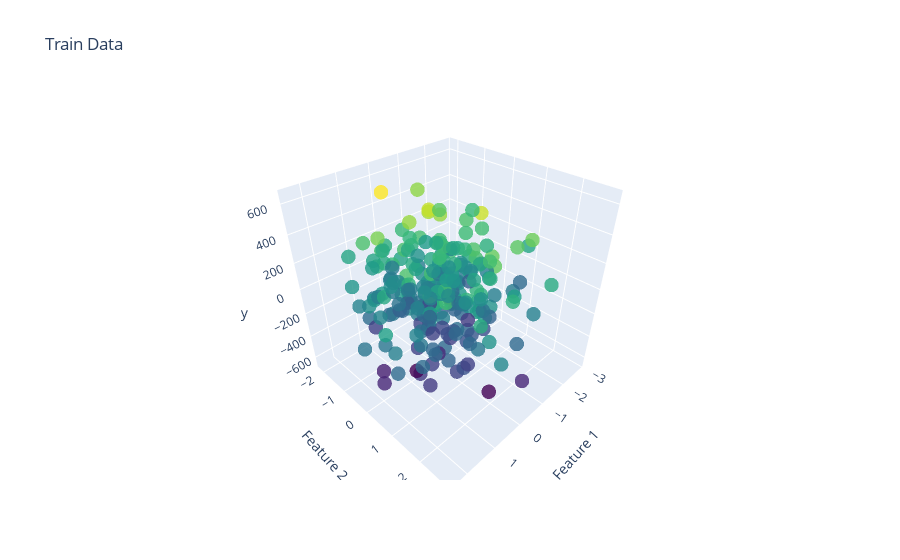
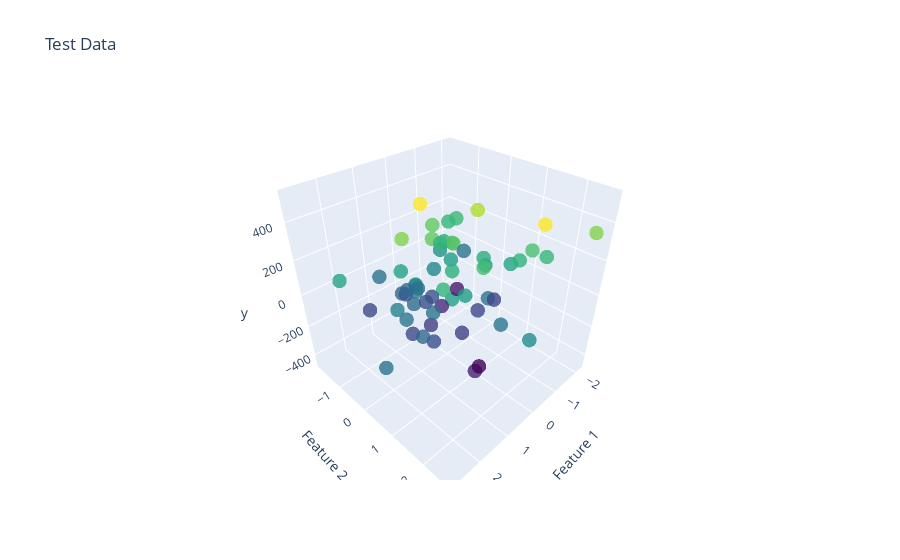

The cell these charts' notebook holds for them, in order:
### Markdown cell above
# Create my own here

### Code cell
import plotly.graph_objects as go
import numpy as np
from sklearn.datasets import make_regression
from sklearn.model_selection import train_test_split
from sklearn.linear_model import RidgeCV

# Generate noisy data with 2 features
X, y = make_regression(n_samples=300, n_features=100, noise=0.2)

# Split the data into train and test sets
X_train, X_test, y_train, y_test = train_test_split(X, y, test_size=0.2, random_state=42)

# Create a 3D scatter plot for the train set
fig_train = go.Figure(data=go.Scatter3d(
    x=X_train[:, 0],
    y=X_train[:, 1],
    z=y_train,
    mode='markers',
    marker=dict(
        size=5,
        color=y_train,
        colorscale='Viridis',
        opacity=0.8
    )
))

# Set axis labels and title for the train set plot
fig_train.update_layout(
    scene=dict(
        xaxis_title='Feature 1',
        yaxis_title='Feature 2',
        zaxis_title='y',
    ),
    title='Train Data'
)

# Create a 3D scatter plot for the test set
fig_test = go.Figure(data=go.Scatter3d(
    x=X_test[:, 0],
    y=X_test[:, 1],
    z=y_test,
    mode='markers',
    marker=dict(
        size=5,
        color=y_test,
        colorscale='Viridis',
        opacity=0.8
    )
))

# Set axis labels and title for the test set plot
fig_test.update_layout(
    scene=dict(
        xaxis_title='Feature 1',
        yaxis_title='Feature 2',
        zaxis_title='y',
    ),
    title='Test Data'
)

# Show the train and test plots
fig_train.show()
fig_test.show()

### Figure 1 — Plotly figure (JSON) as saved in the notebook; plotly's stock layout.template omitted (floating-point values rounded to 4 significant figures; data arrays with more than 128 entries replaced by an {"elided": "..."} marker saying what was removed)
{"data": [{"marker": {"color": {"elided": "240 float values"}, "colorscale": [[0, "#440154"], [0.1111, "#482878"], [0.2222, "#3e4989"], [0.3333, "#31688e"], [0.4444, "#26828e"], [0.5556, "#1f9e89"], [0.6667, "#35b779"], [0.7778, "#6ece58"], [0.8889, "#b5de2b"], [1, "#fde725"]], "opacity": 0.8, "size": 5}, "mode": "markers", "type": "scatter3d", "x": {"elided": "240 float values"}, "y": {"elided": "240 float values"}, "z": {"elided": "240 float values"}}], "layout": {"scene": {"xaxis": {"title": {"text": "Feature 1"}}, "yaxis": {"title": {"text": "Feature 2"}}, "zaxis": {"title": {"text": "y"}}}, "title": {"text": "Train Data"}}}

### Figure 2 — Plotly figure (JSON) as saved in the notebook; plotly's stock layout.template omitted (floating-point values rounded to 4 significant figures)
{"data": [{"marker": {"color": [405.1, 285.2, 84.51, 236.1, -74.26, -279.2, 112.6, 191.9, -242.7, -0.8498, -222.8, 155.0, 90.58, 236.4, 518.5, -83.62, -80.09, 98.27, -364.1, -337.9, -118.9, -234.2, 186.1, 163.4, -386.8, -70.98, -21.22, 18.48, -457.0, 335.7, -246.0, -125.6, -85.92, 19.13, 155.2, 336.9, 258.5, -129.4, 522.3, 225.9, -213.5, -253.6, -78.25, -193.4, 2.342, -264.4, -80.54, -209.3, 280.0, 38.57, 108.2, -91.81, 188.5, -128.3, 195.0, 205.9, 85.49, -21.37, 122.3, 172.3], "colorscale": [[0, "#440154"], [0.1111, "#482878"], [0.2222, "#3e4989"], [0.3333, "#31688e"], [0.4444, "#26828e"], [0.5556, "#1f9e89"], [0.6667, "#35b779"], [0.7778, "#6ece58"], [0.8889, "#b5de2b"], [1, "#fde725"]], "opacity": 0.8, "size": 5}, "mode": "markers", "type": "scatter3d", "x": [-0.5791, -0.09462, -0.8614, -0.1178, -0.6728, 0.3006, 2.332, -1.177, 1.23, -0.254, 0.9325, -0.6498, -0.3927, -1.215, -0.11, 2.799, -2.042, 0.8756, 0.4221, -0.7914, 0.679, 1.074, 1.188, 0.3886, -2.025, -0.05505, 0.6993, 0.355, -0.1456, -2.177, -0.9543, 1.373, 0.6698, 0.6947, -0.5456, 1.219, 0.02702, 0.5517, 1.014, 0.1302, -0.03431, -1.715, 1.411, 0.2189, 0.6447, -0.009324, 0.7469, -0.3116, 0.3739, -0.8538, 0.994, 0.249, -0.1937, 0.3449, -1.513, -1.373, 0.4887, 1.546, -1.123, -1.075], "y": [0.4139, -0.5531, 0.4934, 0.102, 0.7653, -0.308, -1.193, -1.02, -1.697, -0.6933, 0.4096, 0.5896, -0.2259, 1.524, 2.382, 0.8436, -1.199, 0.9455, 1.305, -0.9365, -0.5156, -0.1856, 0.9804, 0.5157, -1.43, 1.624, -0.3862, 2.628, 0.9933, 2.474, 0.2466, 0.4973, -1.853, -0.401, -0.592, -0.2003, 0.1854, -1.104, 0.2036, 1.194, -0.8082, 0.2103, -0.002238, -1.329, -0.4454, 0.5051, 0.2277, -0.8459, -0.1163, -1.03, -0.5702, -0.7999, -0.4009, -1.121, 1.737, -0.9169, 0.9963, -0.1476, 1.043, 1.309], "z": [405.1, 285.2, 84.51, 236.1, -74.26, -279.2, 112.6, 191.9, -242.7, -0.8498, -222.8, 155.0, 90.58, 236.4, 518.5, -83.62, -80.09, 98.27, -364.1, -337.9, -118.9, -234.2, 186.1, 163.4, -386.8, -70.98, -21.22, 18.48, -457.0, 335.7, -246.0, -125.6, -85.92, 19.13, 155.2, 336.9, 258.5, -129.4, 522.3, 225.9, -213.5, -253.6, -78.25, -193.4, 2.342, -264.4, -80.54, -209.3, 280.0, 38.57, 108.2, -91.81, 188.5, -128.3, 195.0, 205.9, 85.49, -21.37, 122.3, 172.3]}], "layout": {"scene": {"xaxis": {"title": {"text": "Feature 1"}}, "yaxis": {"title": {"text": "Feature 2"}}, "zaxis": {"title": {"text": "y"}}}, "title": {"text": "Test Data"}}}
